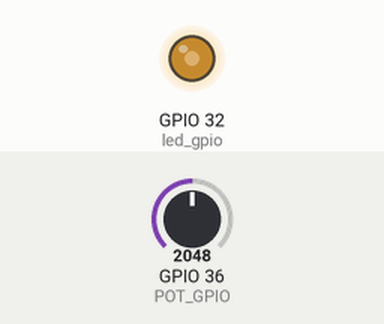
Recording of a sketch running on a simulated ESP32. Shown: output pins drawn as LEDs (lit = HIGH). The test bench sets the inputs (shaded band); at power-on: GPIO 36 (POT_GPIO) = 2048.

Above: at 1.2 s.
1.3 s: GPIO 36 (POT_GPIO) set to 2866
At 2.3 s:
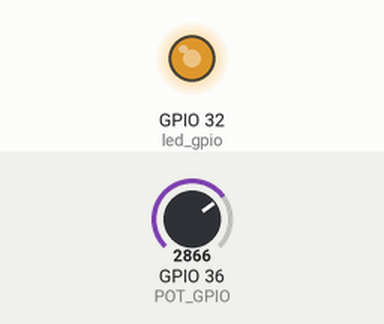
2.8 s: GPIO 36 (POT_GPIO) set to 3603
At 3.4 s:
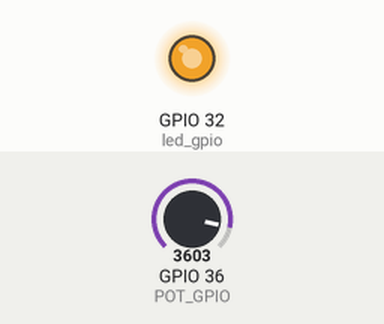
4.3 s: GPIO 36 (POT_GPIO) set to 491
At 4.6 s:
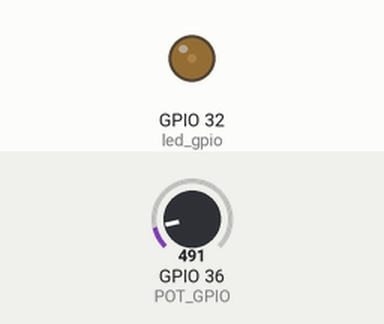
5.8 s: GPIO 36 (POT_GPIO) set to 0
At 6.9 s:
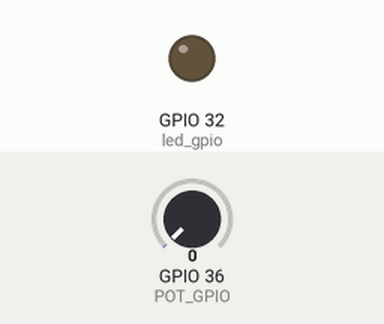
Timing chart, 0 to 8.3 s (numbered marks = the images above; inputs shaded):
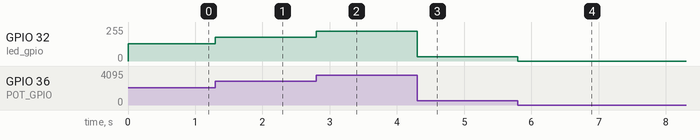

Measured:
- after the input at 1.3 s, GPIO 32 (led_gpio): 128/255 → 178/255 at once
- after the input at 2.8 s, GPIO 32 (led_gpio): 178/255 → 224/255 at once
- after the input at 4.3 s, GPIO 32 (led_gpio): 224/255 → 31/255 at once
- after the input at 5.8 s, GPIO 32 (led_gpio): 31/255 → 0/255 at once

The sketch:

potentiometer_and_PWM_LED.ino
```cpp
/*  04.052 - ESP32 Digital in with potentiometer and PWM LED
 *
 * This sketch shows you how to read the value of a potentiometer and
 * then drive an LED using PWM output.
 *
 * This sketch was written by Peter Dalmaris using information from the
 * ESP32 datasheet and examples.
 *
 *
 * Components
 * ----------
 *  - ESP32 Dev Kit v4
 *  - LED
 *  - 320 Ohm resistor
 *  - 10 KOhm potentiometer
 *
 *  IDE
 *  ---
 *  Arduino IDE with ESP32 Arduino Code
 *  (https://github.com/espressif/arduino-esp32)
 *
 *
 *  Libraries
 *  ---------
 *  - None
 *  -
 *
 * Connections
 * -----------
 *
 *  ESP32 Dev Kit  |     Component
 *  ------------------------------
 *        GND      |      LED Cathode
 *        GPIO32   |      LED Anode via resistor
 *        GND      |      Pot Pin 2
 *        GPIO36   |      Pot middle pin
 *        3.3V     |      Pot Pin 1
 *
 *
 *
 *  It is possible to use any other PWM-capable GPIO.
 *
 *  Other information
 *  -----------------
 *
 *  1. ledc.h source code: https://github.com/espressif/arduino-esp32/blob/master/cores/esp32/esp32-hal-ledc.h
 *  2. ESP32 Datasheet: https://www.espressif.com/sites/default/files/documentation/esp32_datasheet_en.pdf
 *
 *  Created on March 27 2019 by Peter Dalmaris
 *
 */

const byte POT_GPIO = 36; // Potentiometer
const byte led_gpio = 32; // the PWM pin the LED is attached to

// the setup routine runs once when you press reset:
void setup() {
  ledcAttachPin(led_gpio, 0); // assign a led pins to a channel

  // Initialize channels
  // channels 0-15, resolution 1-16 bits, freq limits depend on resolution
  // ledcSetup(uint8_t channel, uint32_t freq, uint8_t resolution_bits);
  ledcSetup(0, 4000, 12); // 12 kHz PWM, 8-bit resolution
}

// the loop routine runs over and over again forever:
void loop() {
  ledcWrite(0, analogRead(POT_GPIO)); // set the brightness of the LED

}
```
